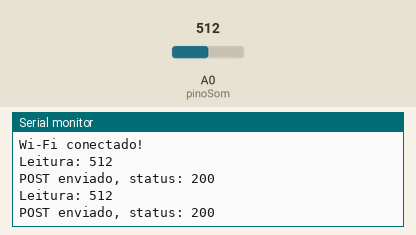
Recording of a sketch running on a simulated ESP8266 (NodeMCU). On the bench: the last lines printed to the serial monitor. The test bench sets the inputs (shaded band); at power-on: A0 (pinoSom) = 512. WiFi joins after 1.5 s; servers stay silent unless stated; uploads are accepted with an empty reply.

Above: at 3.7 s.
3.8 s: A0 (pinoSom) set to 551
At 4.06 s:
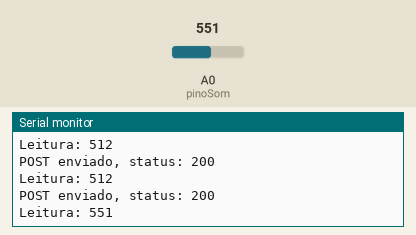
5.3 s: A0 (pinoSom) set to 531
At 5.9 s:
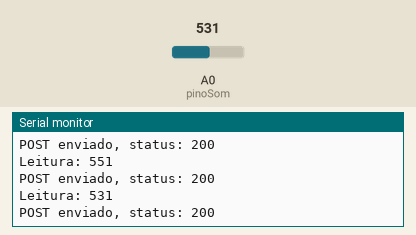
Timing chart, 0 to 8.3 s (numbered marks = the images above; inputs shaded):
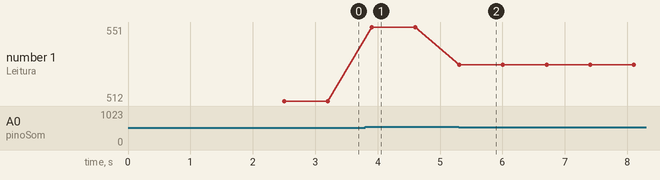

Measured:
- after the input at 3.8 s, the serial monitor: prints a new line after 0.10 s (image 1)
- after the input at 5.3 s, the serial monitor: prints a new line at once (image 2)
- plotted number 1: 512 → 551 after the input at 3.8 s, 551 → 531 after the input at 5.3 s

The sketch:

sketch_apr17b.ino
```cpp
#include <ESP8266WiFi.h>
#include <ESP8266HTTPClient.h>

// Configurações de Wi-Fi
const char* ssid = "MINHA_REDE";
const char* password = "MINHA_SENHA";

// URL da sua API backend
const char* serverUrl = "http://0.0.0.0:3000/api/som";

// Pino analógico
const int pinoSom = A0;

// Limiar que você identificou
const int LIMIAR_SILENCIO = 541;

void setup() {
  Serial.begin(115200);
  delay(1000);

  WiFi.begin(ssid, password);
  Serial.print("Conectando ao Wi-Fi");

  while (WiFi.status() != WL_CONNECTED) {
    delay(500);
    Serial.println(".");
  }
  Serial.println("IP do ESP8266:");
  Serial.println(WiFi.localIP());
  Serial.println("\nWi-Fi conectado!");
}

void loop() {
  int leitura = analogRead(pinoSom);
  Serial.print("Leitura: ");
  Serial.println(leitura);

  if (WiFi.status() == WL_CONNECTED) {
    WiFiClient client;
    HTTPClient http;
    http.begin(client, serverUrl);
    http.addHeader("Content-Type", "application/json");

    String json = "{\"valor\":" + String(leitura) + "}";
    int statusCode = http.POST(json);

    Serial.print("POST enviado, status: ");
    Serial.println(statusCode);

    http.end();
  } else {
    Serial.println("Wi-Fi desconectado!");
  }

  delay(500);
}
```
